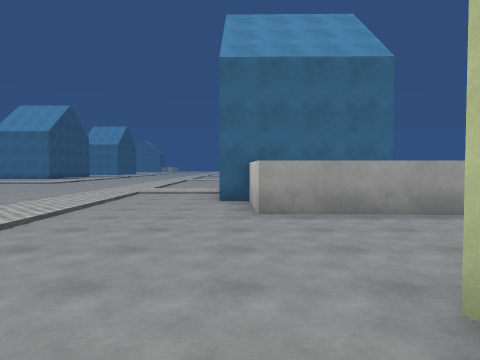
view 1 (above)

24 first-person views from a walk through a 3-D level made in the Unity game engine. The camera is 1.5 m above the floor, tilts 2° down and sees 70° across. The floor is counted in squares, 2 m on a side. Each view is taken from the middle of a square. On the plan, view 1 faces up. The plan holds only what a view shows up to about 11 squares ahead; the rest is blank. The place goes on beyond the plan. The player is left out. Surface patterns are stand-ins for the level's own textures.

view 2
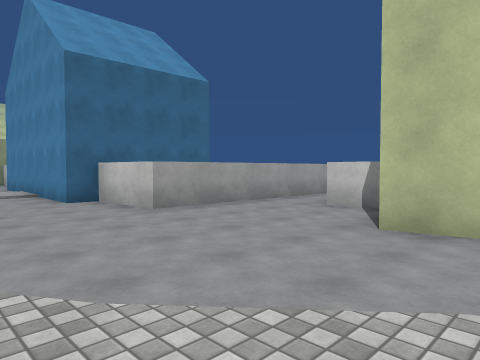

view 3
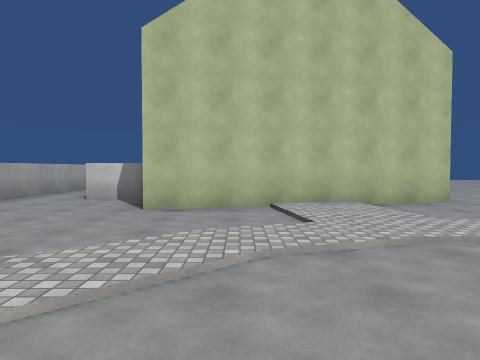

view 4
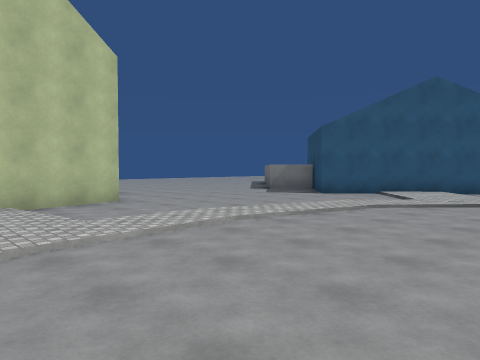

view 5
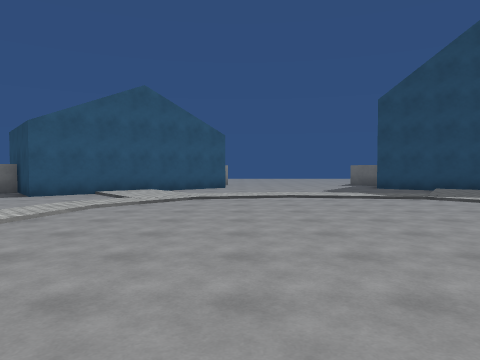

view 6
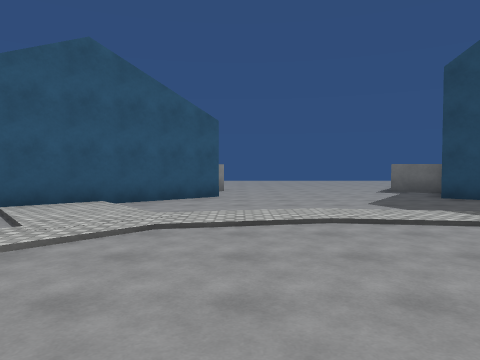

view 7
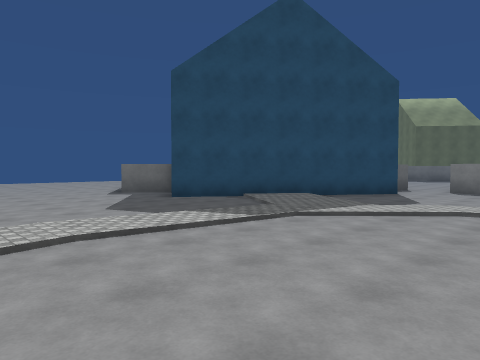

view 8
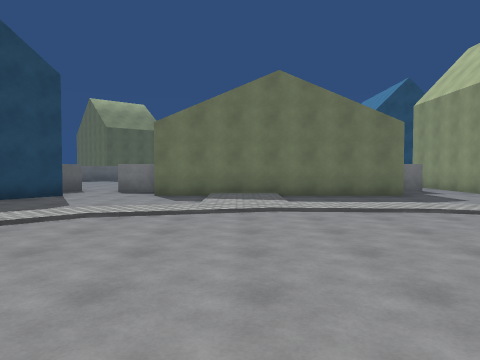

view 9
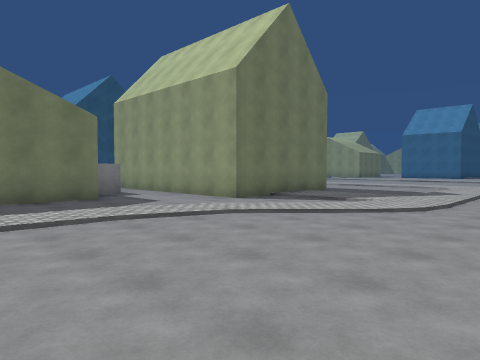

view 10
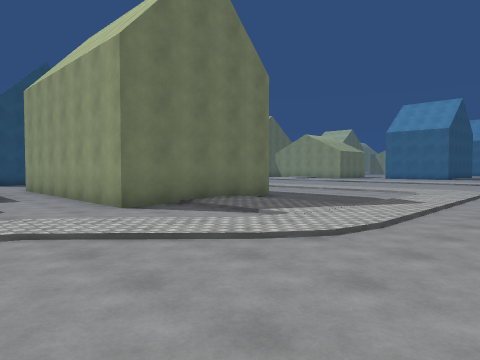

view 11
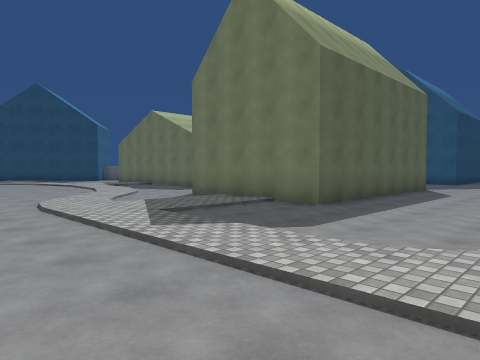

view 12
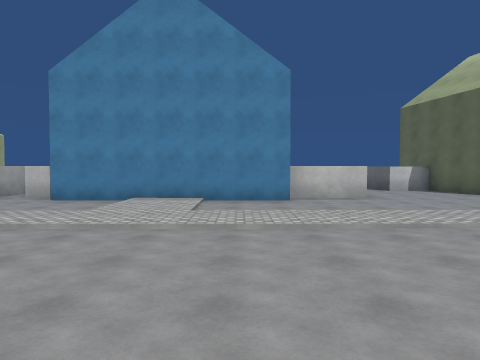

view 13
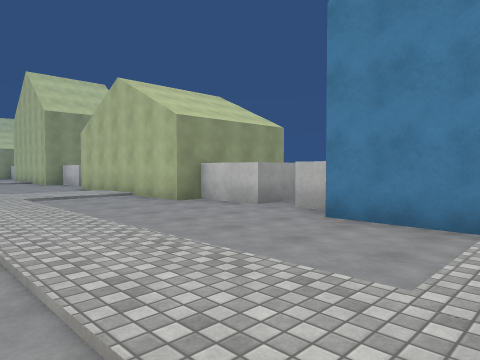

view 14
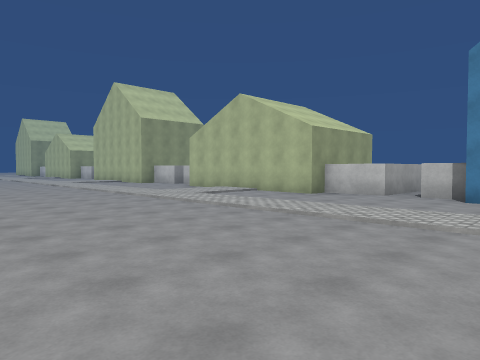

view 15
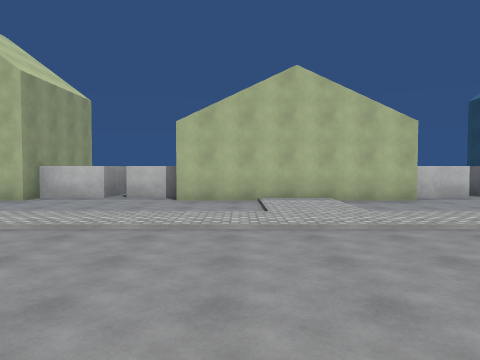

view 16
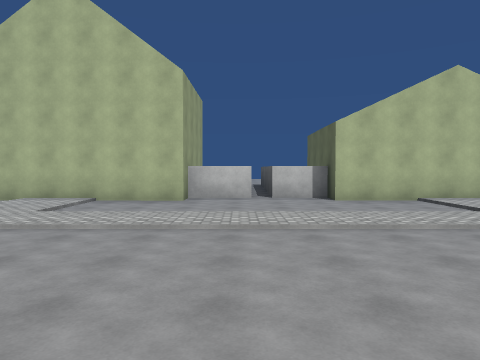

view 17
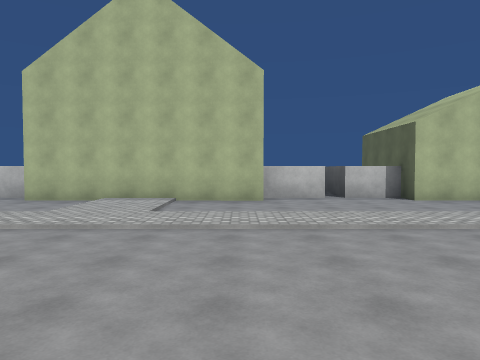

view 18
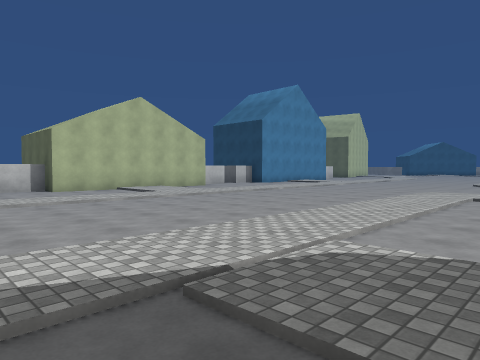

view 19
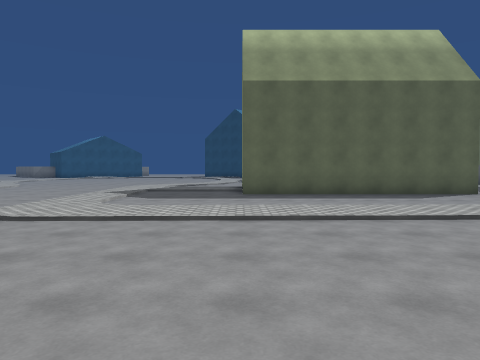

view 20
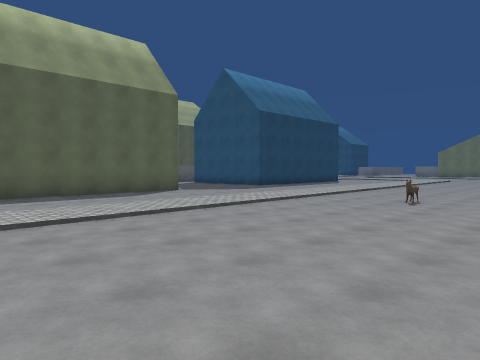

view 21
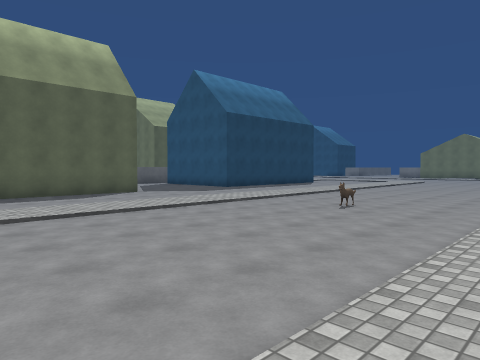

view 22
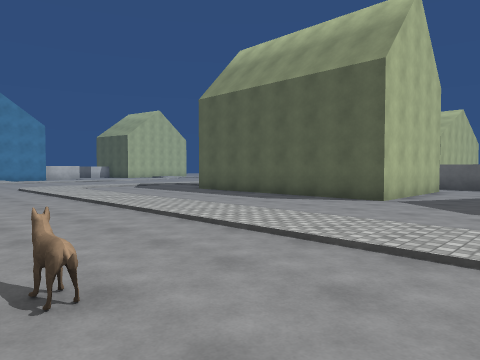

view 23
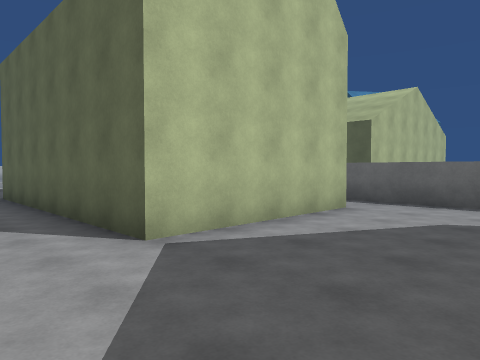

view 24
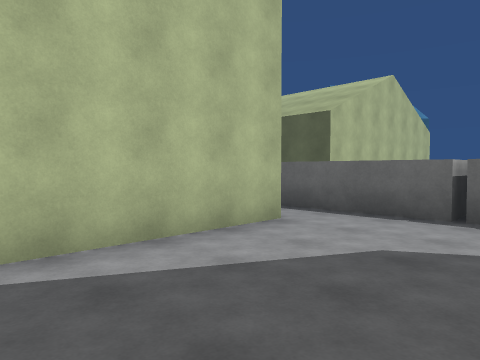

### Floor plan
Key: @ floor where view 1 was taken; # wall or solid block; x gap in a wall; . main floor; : floor 0.25 m higher than the main floor; / step, stairs or slope; = window, fence, low wall or low ledge; H house.
Columns run from 23 left of view 1 to 5 right of it. Each row starts with its distance up from view 1.
 32                    :/..H
 31                   .::::H
 30                 ...::::H
 29                ....:/..H
 28               /....:/..HHH
 27            ..//....:/...HH
 26            ////....:/...##
 25            :://....:/...##
 24            ////....:/...HH
 23             .//....:/..HHH
 22             .//....:/..H
 21             .//....::::H
 20             .//....::::H
 19             .//....:/..H  H
 18              //....:/..HHHH
 17       ::::   :/....:/...#
 16  //////////  //....:/...###
 15 ............ ......:/...x
 14 ............. .....:/...H
 13 ..=.......... .....:/..H
 12 ...................:/..H
 11 ///////////////....::::H  H
 10  :::::::::::::/....:///H  H
  9  ............//....:/..H  H
  8 .............//....:/..HHHH
  7 .............//....:/...#
  6 ....HHHHHHH..//....:/...####=
  5 ....      H////... :/........
  4 ....      H:::/.    /......#
  3 ....      H..//.    /......#
  2  ...HHHHHHH./:/..   :....HH
  1  ........../:/...  .//...
  0  #=== =....//.... ...//@.H
 -1     HHHH../:..... .../:/:H
 -2     H   ..//..........:::H
 -3     H   ..//..........:..H
 -4     H   ////..........:...H
 -5     H   :::/..........:.....
 -6     H   ///:.........//......
 -7        H...:/........//......
 -8       #....//......./:.....
 -9       ......://..../:/....
-10       ..H../:/:::::::/..H
-11       #  H/:/...//../:HHH#
-12           HH/........HH  H
-13             HH......H
-14              ......H
-15             #......

Positions as (right, up) in squares from view 1, and headings:
1: (0, 0), facing up
2: (-3, 0), facing up-right
3: (-5, 0), facing right
4: (-5, -1), facing down-right
5: (-5, -1), facing down
6: (-5, -5), facing down
7: (-5, -6), facing down-left
8: (-6, -5), facing left
9: (-7, -4), facing up-left
10: (-7, -1), facing up-left
11: (-7, 10), facing down-left
12: (-9, 9), facing right
13: (-5, 11), facing up-right
14: (-9, 12), facing up-right
15: (-9, 22), facing right
16: (-9, 26), facing right
17: (-9, 28), facing right
18: (-12, 27), facing down-right
19: (-13, 16), facing down
20: (-13, 16), facing down-left
21: (-14, 17), facing down-left
22: (-23, 14), facing down-right
23: (-23, 8), facing down-right
24: (-23, 6), facing down-right
